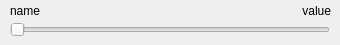
<?xml version="1.0" encoding="UTF-8"?>
<ui version="4.0">
 <class>SliderWidget</class>
 <widget class="QWidget" name="SliderWidget">
  <property name="geometry">
   <rect>
    <x>0</x>
    <y>0</y>
    <width>340</width>
    <height>45</height>
   </rect>
  </property>
  <property name="sizePolicy">
   <sizepolicy hsizetype="Expanding" vsizetype="Preferred">
    <horstretch>0</horstretch>
    <verstretch>0</verstretch>
   </sizepolicy>
  </property>
  <property name="minimumSize">
   <size>
    <width>340</width>
    <height>45</height>
   </size>
  </property>
  <property name="maximumSize">
   <size>
    <width>16777215</width>
    <height>45</height>
   </size>
  </property>
  <property name="windowTitle">
   <string>Form</string>
  </property>
  <widget class="QSlider" name="horizontalSlider">
   <property name="geometry">
    <rect>
     <x>10</x>
     <y>22</y>
     <width>320</width>
     <height>16</height>
    </rect>
   </property>
   <property name="orientation">
    <enum>Qt::Horizontal</enum>
   </property>
  </widget>
  <widget class="QWidget" name="horizontalLayoutWidget">
   <property name="geometry">
    <rect>
     <x>0</x>
     <y>0</y>
     <width>341</width>
     <height>21</height>
    </rect>
   </property>
   <layout class="QHBoxLayout" name="horizontalLayout">
    <property name="leftMargin">
     <number>10</number>
    </property>
    <property name="rightMargin">
     <number>10</number>
    </property>
    <item>
     <widget class="QLabel" name="name">
      <property name="text">
       <string>name</string>
      </property>
     </widget>
    </item>
    <item>
     <widget class="QLabel" name="value">
      <property name="text">
       <string>value</string>
      </property>
      <property name="alignment">
       <set>Qt::AlignRight|Qt::AlignTrailing|Qt::AlignVCenter</set>
      </property>
     </widget>
    </item>
   </layout>
  </widget>
 </widget>
 <resources/>
 <connections/>
</ui>
